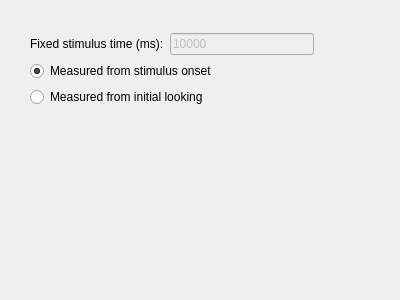
<?xml version="1.0" encoding="UTF-8"?>
<ui version="4.0">
 <class>PhaseWPFixedStim</class>
 <widget class="QWizardPage" name="PhaseWPFixedStim">
  <property name="geometry">
   <rect>
    <x>0</x>
    <y>0</y>
    <width>400</width>
    <height>300</height>
   </rect>
  </property>
  <property name="windowTitle">
   <string>WizardPage</string>
  </property>
  <property name="title">
   <string>Fixed Stimulus Time</string>
  </property>
  <property name="subTitle">
   <string>Please enter stimulus time and method for measuring it</string>
  </property>
  <attribute name="pageId">
   <string notr="true">6</string>
  </attribute>
  <widget class="QWidget" name="">
   <property name="geometry">
    <rect>
     <x>30</x>
     <y>33</y>
     <width>284</width>
     <height>122</height>
    </rect>
   </property>
   <layout class="QVBoxLayout" name="verticalLayout">
    <item>
     <layout class="QHBoxLayout" name="horizontalLayout">
      <item>
       <widget class="QLabel" name="label">
        <property name="text">
         <string>Fixed stimulus time (ms):</string>
        </property>
       </widget>
      </item>
      <item>
       <widget class="QLineEdit" name="lineeditMaxStimulusTime">
        <property name="enabled">
         <bool>false</bool>
        </property>
        <property name="sizePolicy">
         <sizepolicy hsizetype="MinimumExpanding" vsizetype="Fixed">
          <horstretch>0</horstretch>
          <verstretch>0</verstretch>
         </sizepolicy>
        </property>
        <property name="minimumSize">
         <size>
          <width>60</width>
          <height>0</height>
         </size>
        </property>
        <property name="text">
         <string>10000</string>
        </property>
       </widget>
      </item>
     </layout>
    </item>
    <item>
     <layout class="QHBoxLayout" name="horizontalLayout_2">
      <item>
       <layout class="QVBoxLayout" name="verticalLayout_2">
        <item>
         <widget class="QRadioButton" name="rbMeasuredFromStimulusOnset">
          <property name="enabled">
           <bool>true</bool>
          </property>
          <property name="toolTip">
           <string>Stimulus time is measured starting when the stimulus first appears on the screen.</string>
          </property>
          <property name="text">
           <string>Measured from stimulus onset</string>
          </property>
          <property name="checked">
           <bool>true</bool>
          </property>
         </widget>
        </item>
        <item>
         <widget class="QRadioButton" name="rbMeasuredFromInitialLooking">
          <property name="enabled">
           <bool>true</bool>
          </property>
          <property name="toolTip">
           <string>Stimulus time is measured starting when the subject first looks at any stimulus.</string>
          </property>
          <property name="text">
           <string>Measured from initial looking</string>
          </property>
         </widget>
        </item>
       </layout>
      </item>
      <item>
       <spacer name="horizontalSpacer">
        <property name="orientation">
         <enum>Qt::Horizontal</enum>
        </property>
        <property name="sizeHint" stdset="0">
         <size>
          <width>40</width>
          <height>20</height>
         </size>
        </property>
       </spacer>
      </item>
     </layout>
    </item>
    <item>
     <spacer name="verticalSpacer">
      <property name="orientation">
       <enum>Qt::Vertical</enum>
      </property>
      <property name="sizeHint" stdset="0">
       <size>
        <width>20</width>
        <height>40</height>
       </size>
      </property>
     </spacer>
    </item>
   </layout>
  </widget>
 </widget>
 <resources/>
 <connections/>
</ui>
